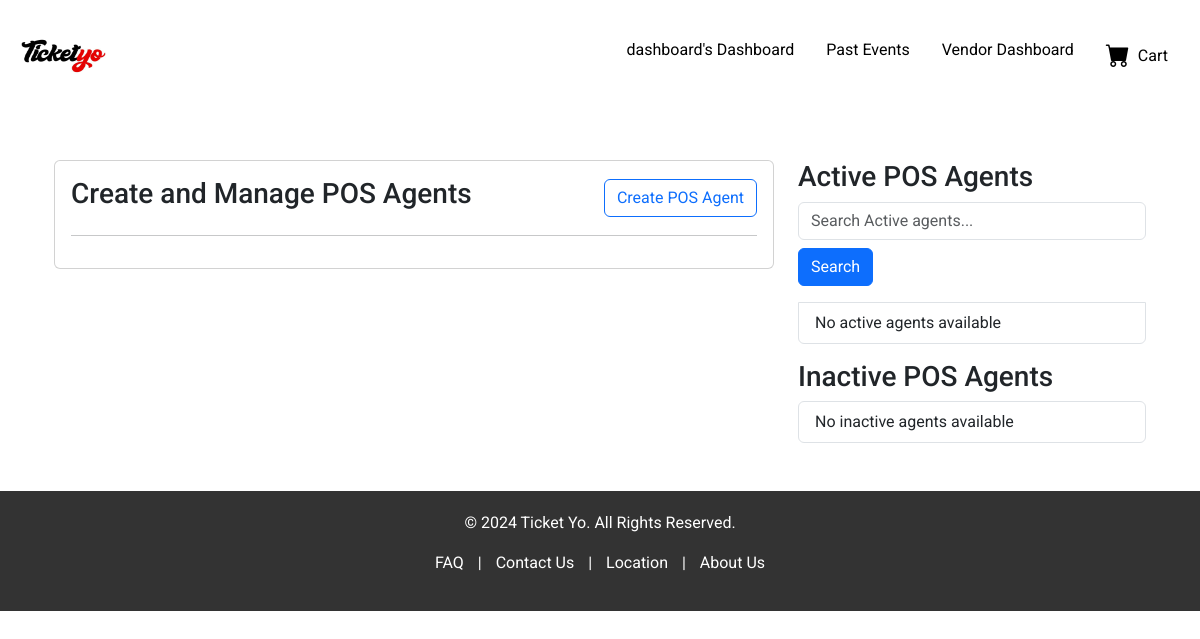
Page /pos/manage_agents/ (signed in) on the earlier database version.
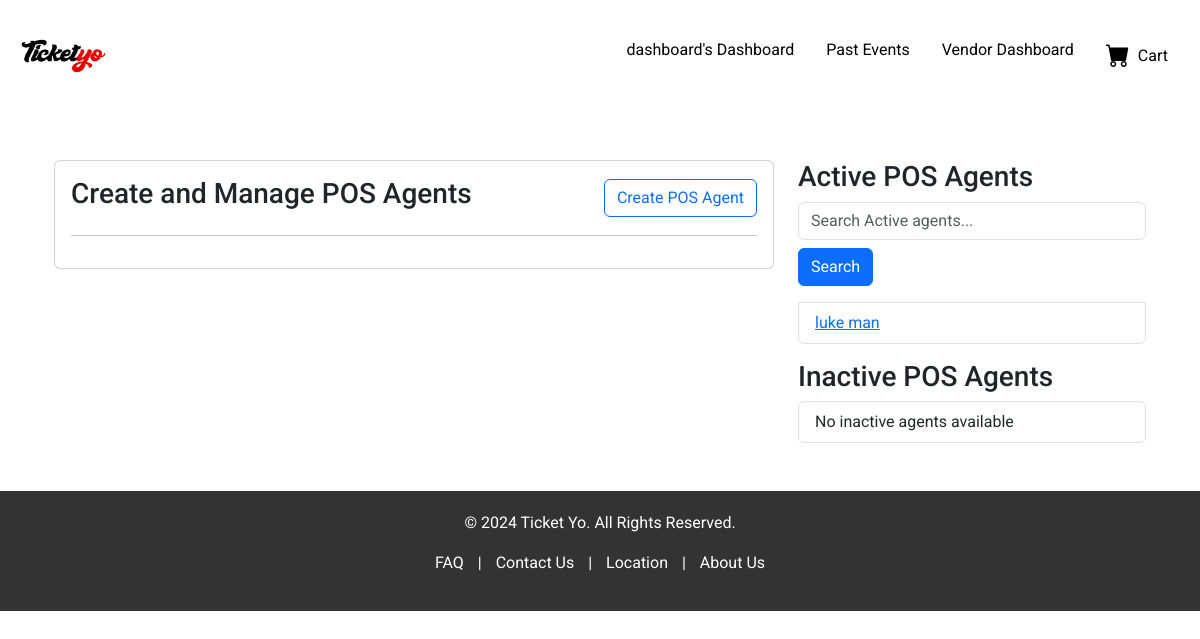
Same page on the later database version.
### vendors/models.py (models this page shows, shortened)
class Vendor(AbstractBaseUser, PermissionsMixin):
    username = models.CharField(max_length=30, unique=True)
    email = models.EmailField(unique=True)
    first_name = models.CharField(max_length=30)
    last_name = models.CharField(max_length=30)
    storename = models.CharField(max_length=50)
    store_phone = models.CharField(max_length=15)
    verification_code = models.CharField(max_length=6, null=True, blank=True)
    verification_code_created_at = models.DateTimeField(null=True, blank=True)
    is_active = models.BooleanField(default=True)
    is_admin = models.BooleanField(default=False)
    is_superuser = models.BooleanField(default=False)
    is_staff = models.BooleanField(default=False)
    is_vendor = models.BooleanField(default=True)
    objects = VendorManager()
    USERNAME_FIELD = 'username'
    REQUIRED_FIELDS = ['email', 'first_name', 'last_name', 'storename', 'store_phone']

### pos/models.py (models this page shows, shortened)
class POSAgent(models.Model):
    username = models.CharField(max_length=255, unique=True)
    first_name = models.CharField(max_length=100)
    last_name = models.CharField(max_length=100)
    email = models.EmailField(unique=True)
    vendor = models.ForeignKey(Vendor, on_delete=models.CASCADE, related_name='pos_agents')
    assigned_events = models.ManyToManyField(Event, related_name='assigned_agents')
    is_active = models.BooleanField(default=True)
    password = models.CharField(max_length=6)

### pos/views.py (the view, shortened to what this page needs)
# urls.py: path('manage_agents/', manage_pos_agents, name='manage_pos_agents'),
@login_required
def manage_pos_agents(request):
    vendor = Vendor.objects.get(username=request.user.username)
    search_query = request.GET.get('search', '')
    active_agents = vendor.pos_agents.filter(is_active=True)
    inactive_agents = vendor.pos_agents.filter(is_active=False)
    context = {
        'vendor': vendor,
        'active_agents': active_agents,
        'inactive_agents': inactive_agents,
        'search_query': search_query,
    }
    return render(request, 'pos/manage_agents.html', context)

### templates/pos/manage_agents.html
{% extends 'frontend/base.html' %}
{% block content %}
<div class="container mt-5">
    <div class="row">
        <div class="col-md-8">
            <div class="card">
                <div class="card-body">
                    <div class="d-flex justify-content-between align-items-center">
                        <h3>Create and Manage POS Agents</h3>
                        <a href="{% url 'create_pos_agent' %}" class="btn btn-outline-primary">Create POS Agent</a>
                    </div>
                    <hr>
                </div>
            </div>
        </div>
        <div class="col-md-4">
            <h3>Active POS Agents</h3>
            <ul class="list-group mb-3">
            <form method="GET" class="mb-3">
                <input type="text" name="search" class="form-control" placeholder="Search Active agents..." value="{{ search_query }}">
                <button type="submit" class="btn btn-primary mt-2">Search</button>
            </form>
                {% for agent in active_agents %}
                <li class="list-group-item">
                    <a href="{% url 'agent_detail' agent.id %}">{{ agent.first_name }} {{ agent.last_name }}</a><br>
                </li>
                {% empty %}
                <li class="list-group-item">No active agents available</li>
                {% endfor %}
            </ul>
            <h3>Inactive POS Agents</h3>
            <ul class="list-group">
                {% for agent in inactive_agents %}
                <li class="list-group-item">
                    <a href="{% url 'agent_detail' agent.id %}">{{ agent.first_name }} {{ agent.last_name }} - {{ agent.username }}</a><br>
                    <strong>Assigned Events:</strong>
                    <ul>
                        {% for event in agent.assigned_events.all %}
                        <li>{{ event.title }}</li>
                        {% empty %}
                        <li>No events assigned</li>
                        {% endfor %}
                    </ul>
                </li>
                {% empty %}
                <li class="list-group-item">No inactive agents available</li>
                {% endfor %}
            </ul>
        </div>
    </div>
</div>
{% endblock %}

### templates/frontend/base.html (shortened to what this page needs)
{% load static %}
<!DOCTYPE html>
<html lang="en">
<head>
    <link href="https://cdn.jsdelivr.net/npm/bootstrap@5.3.0/dist/css/bootstrap.min.css" rel="stylesheet">
    <link rel="stylesheet" href="{% static 'frontend/styles.css' %}">
    <link href="https://cdn.jsdelivr.net/npm/bootstrap-icons@1.10.5/font/bootstrap-icons.css" rel="stylesheet">
</head>
<body>
<header id="main-header" class="header p-3 d-flex justify-content-between align-items-center">
    <div class="d-flex align-items-center">
        <div class="logo">
            <img src="{% static 'frontend/logo.jpg' %}" alt="Logo" style="height: 80px; width: 100px;">
        </div>
    </div>
    <nav>
        <ul class="nav">
            {% if user.is_authenticated %}
                <li class="nav-item">
                    <a href="{% url 'all_events' %}" class="nav-link text-black">{{ user.username }}'s Dashboard</a>
                </li>
            {% else %}
                <li class="nav-item">
                    <a href="{% url 'all_events' %}" class="nav-link text-black">Dashboard</a>
                </li>
            {% endif %}
            <li class="nav-item">
                <a href="{% url 'past_events' %}" class="nav-link text-black">Past Events</a>
            </li>
            {% if user.is_authenticated and user.is_vendor %}
                <li class="nav-item">
                    <a href="{% url 'dashboard' %}" class="nav-link text-black">Vendor Dashboard</a>
                </li>
            {% endif %}
            <li class="nav-item">
                <a href="{% url 'view_cart' %}" class="nav-link text-black d-flex align-items-center">
                    <i class="bi bi-cart-fill fs-4 me-2" style="color: black;"></i> Cart
                </a>
            </li>
        </ul>
    </nav>
</header>
    <div class="container main-content">
        {% block content %}{% endblock %}
    </div>
    <footer class="footer mt-5">
        <p>&copy; 2024 Ticket Yo. All Rights Reserved.</p>
        <p>
            <a href="#">FAQ</a> |
            <a href="#">Contact Us</a> |
            <a href="#">Location</a> |
            <a href="#">About Us</a>
        </p>
    </footer>
</body>
</html>

### static/frontend/styles.css (style rules this page uses)
body { font-family: 'Roboto', sans-serif; }
.header { background-color: white; color: white; }
.footer { background-color: #333; color: white; padding: 20px 0; text-align: center; }
.footer a { color: white; text-decoration: none; margin: 0 10px; }

Differences in the rows shown:
added POSAgent: first_name "luke", last_name "man"
Other differences:
text no longer shown: "No active agents available"
